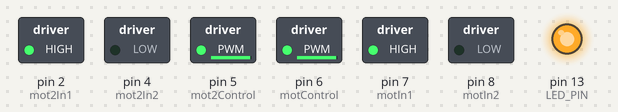
This sketch was run on a simulated Arduino Uno, built with avr-gcc and run on an emulated ATmega328P. On the bench: switched loads named in the sketch (green lamp = pin HIGH), output pins drawn as LEDs (lit = HIGH).

Above: at 0.05 s.
At 5.95 s:
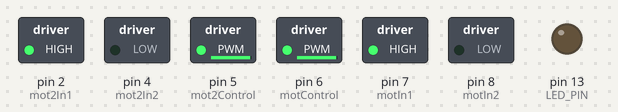
Timing chart, 0 to 6.9 s (numbered marks = the images above):
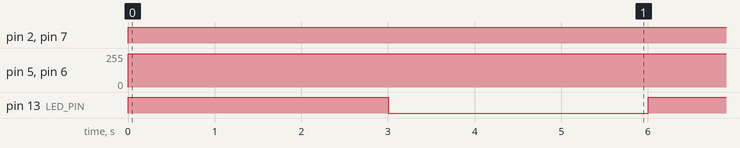

Measured:
- by itself, pin 2 (mot2In1), pin 7 (motIn1): LOW → HIGH at 0.00 s
- by itself, pin 5 (mot2Control), pin 6 (motControl): 0/255 → 250/255 at 0.00 s
- by itself, pin 13 (LED_PIN): alternates HIGH for 3.0 s and LOW for 3.0 s

The sketch:

motor_test.ino
```cpp
// Arduino Sketch
const int motIn1 = 7; //to driver 6
const int motIn2 = 8; //to driver 5
const int motControl = 6; //to driver 4

const int mot2In1 = 2; //to driver 6
const int mot2In2 = 4; //to driver 5
const int mot2Control = 5; //to driver 4

//int rotSpeed = 0;
//int stepSpeed = 5;
#define LED_PIN 13


void setup(){
  pinMode(motIn1,OUTPUT);
  pinMode(motIn2,OUTPUT);
  pinMode(mot2In1,OUTPUT);
  pinMode(mot2In2,OUTPUT);
  pinMode(LED_PIN, OUTPUT);

  // make the Bluetooth Module reset:
//  digitalWrite(A5, LOW);
//  delay(100);
//  digitalWrite(A5, HIGH);
//  delay(500);
//
//  Serial.begin(115200);
//  Serial.println("send start!");

}

void loop(){

  //左車輪・前進
  digitalWrite(motIn1,HIGH);
  digitalWrite(motIn2,LOW);
  analogWrite(motControl,250);

  //右車輪・後進
  digitalWrite(mot2In1,HIGH);
  digitalWrite(mot2In2,LOW);
  analogWrite(mot2Control,250);

  digitalWrite(LED_PIN, HIGH);
  delay(3000);
  digitalWrite(LED_PIN, LOW);
  delay(3000);

   // if we get a valid byte, read analog ins:
//  if (Serial.available() > 0) {
//    digitalWrite(LED_PIN, HIGH);
//
//    // get incoming byte:
//    char inByte = Serial.read();
//    Serial.write(inByte);
//    delay(100);
//  }
//  delay(1);        // delay in between reads for stability

//  int input;
//  input=Serial.read();
//  if(input!=-1){
//  Serial.write(input);
//  Serial.write("\n");
//  }

 // digitalWrite(A0,HIGH);
//  analogWrite(motControl,rotSpeed);
//  delay(500);
//  rotSpeed = rotSpeed + stepSpeed;
//
//  if (rotSpeed == 80) {
//    rotSpeed = 0;
//    analogWrite(motControl,rotSpeed);
//    delay(1000);
//  }
}
```
